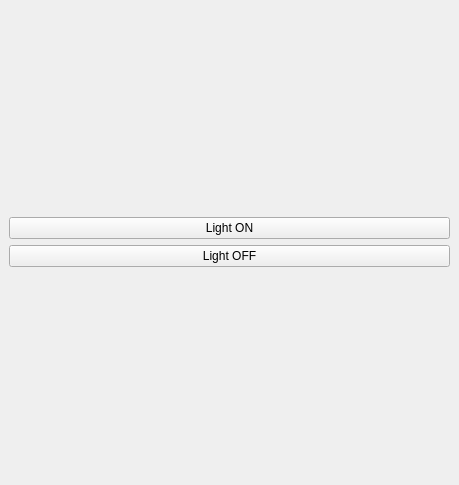
<ui version="4.0" >
 <class>UtilsExWindowClass</class>
 <widget class="QMainWindow" name="UtilsExWindowClass" >
  <property name="geometry" >
   <rect>
    <x>0</x>
    <y>0</y>
    <width>459</width>
    <height>485</height>
   </rect>
  </property>
  <property name="sizePolicy" >
   <sizepolicy vsizetype="Expanding" hsizetype="Expanding" >
    <horstretch>0</horstretch>
    <verstretch>0</verstretch>
   </sizepolicy>
  </property>
  <property name="windowTitle" >
   <string>UtilsEx</string>
  </property>
  <widget class="QWidget" name="centralwidget" >
   <layout class="QVBoxLayout" name="verticalLayout_2" >
    <item>
     <layout class="QVBoxLayout" name="verticalLayout" >
      <item>
       <widget class="QPushButton" name="startLitButton" >
        <property name="text" >
         <string>Light ON</string>
        </property>
       </widget>
      </item>
      <item>
       <widget class="QPushButton" name="stopLitButton" >
        <property name="text" >
         <string>Light OFF</string>
        </property>
       </widget>
      </item>
     </layout>
    </item>
   </layout>
  </widget>
 </widget>
 <resources/>
 <connections/>
</ui>
